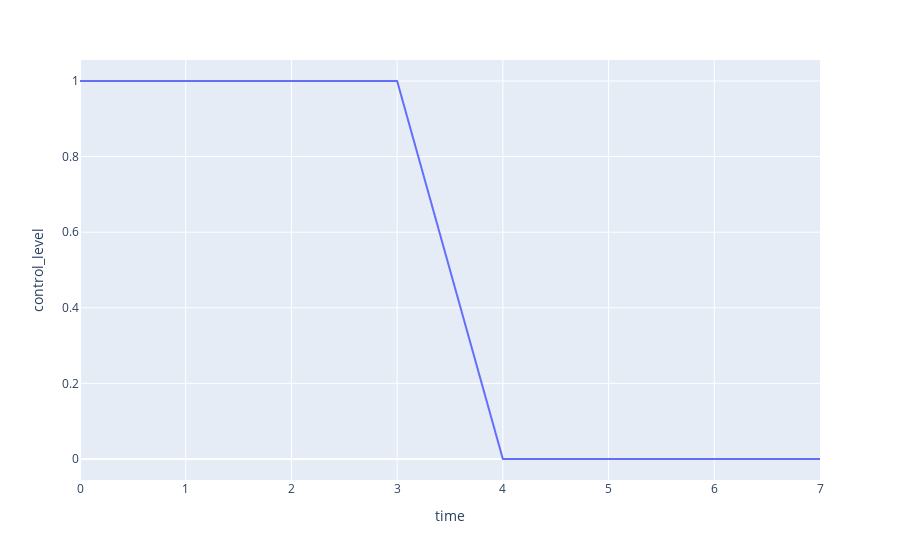

The cell this chart's notebook holds for it:
### Markdown cell above
## Lights on -> Lights off

Ramp down light intensity at a constant rate.

### Code cell
# list of light levels
light_level = np.array([1, 0])

# Duration that each level is fixed (min)
light_dur = np.array([3/60, 3/60])

# Duration for the changes in light level (s) 
ramp_dur = 1

# Play control levels into Enttec DMX
re.run_program(dmx, aud_path=aud_path, log_path=log_path, light_level=light_level, 
    light_dur=light_dur, ramp_dur=ramp_dur, trig_video=True, echo=False, plot_data=True,
    movie_prefix=moviefile_prefix, LED_IP=LED_IP, control_hw=control_hw)

# print(df)

### Figure 1 — Plotly figure (JSON) as saved in the notebook; plotly's stock layout.template omitted (floating-point values rounded to 4 significant figures; data arrays with more than 128 entries replaced by an {"elided": "..."} marker saying what was removed)
{"data": [{"hovertemplate": "time=%{x}<br>control_level=%{y}<extra></extra>", "legendgroup": "", "line": {"color": "#636efa", "dash": "solid"}, "marker": {"symbol": "circle"}, "mode": "lines", "name": "", "showlegend": false, "type": "scattergl", "x": {"elided": "7000 float values"}, "xaxis": "x", "y": {"elided": "7000 float values"}, "yaxis": "y"}], "layout": {"legend": {"tracegroupgap": 0}, "margin": {"t": 60}, "xaxis": {"anchor": "y", "domain": [0, 1], "title": {"text": "time"}}, "yaxis": {"anchor": "x", "domain": [0, 1], "title": {"text": "control_level"}}}}
